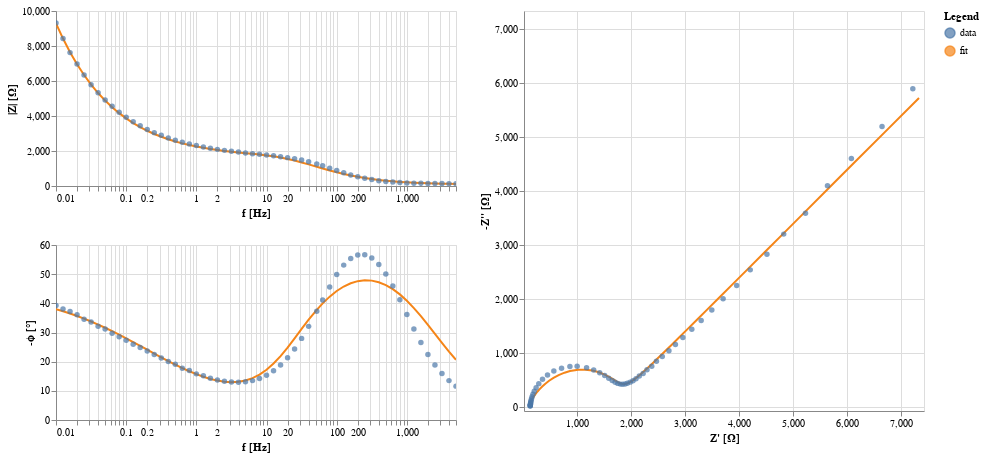

Write notebook code for a chart like this one.
### Code cell
# Simulate the circuit using initial guess values for the circuit parameters across the full range of frequencies

# TEST THIS
 
circuit_to_simulate = 11  # Choose the circuit index to simulate   2 = "R0-CustomR1"  3 = "R0-CustomR1-W1"
initial_guess_to_simulate = initial_guesses[circuit_to_simulate]
initial_guess_to_simulate = [130, 2e8, 4e-10, 7.9686e-11, 40e-10,  1000]
# ("R0 (Ohm), Rho_0 (Ohm m), lambda_param (m), epsilonepsilon_0 (F/m), delta (m)", W )

# circuit_to_simulate = 2  # Choose the circuit index to simulate   2 = "R0-CustomR1"  3 = "R0-CustomR1-W1"
# initial_guess_to_simulate = initial_guesses[circuit_to_simulate]
# initial_guess_to_simulate = [130, 1e10, 8e-10, 7.9686e-11, 4e-9,  ]
# # ("R0 (Ohm), Rho_0 (Ohm m), lambda_param (m), epsilonepsilon_0 (F/m), delta (m)", W )

# Create the circuit with the initial guess values
circuit = CustomCircuit(equivalence_circuits[circuit_to_simulate], initial_guess=initial_guess_to_simulate)

# Predict the impedance using the initial guess values
Z_simulated = circuit.predict(frequencies_orig)

#bounds_selected = bounds_defaults[circuit_to_simulate]
bounds_selected = ([50, 0, 0, 7.9685e-11, 0, 0],                           # Lower bounds
# [np.inf, np.inf, np.inf, 7.9687e-11, (film_initial_thickness*5), np.inf ], )   # Upper bounds
[np.inf, np.inf, np.inf, 7.9687e-11, np.inf, np.inf ], )   # Upper bounds


# ("R0 (Ohm), Rho_0 (Ohm m), lambda_param (m), epsilonepsilon_0 (F/m), delta (m)")

circuit.fit(frequencies, Z,weight_by_modulus=True, bounds = bounds_selected)                    #bounds=bounds, etc.
Z_fit_full = circuit.predict(frequencies_orig)

# Plot the simulated data using the built-in plot method from impedance.py
# chart = circuit.plot(f_data=frequencies_orig, Z_data=Z_simulated)

chart = circuit.plot(f_data=frequencies_orig, Z_data=Z_fit_full)
chart = circuit.plot(f_data=frequencies, Z_data=Z)
print("Circuit",circuit_to_simulate,"fitting:")
#print(circuit.parameters_)
#print("\nConfidence intervals for the parameters:")
#print(circuit.conf_)
fit_results = circuit.parameters_
fit_results_uncert = circuit.conf_    # One standard deviation error estimates for fit parameters
fit_results_uncertpct = 100 * fit_results_uncert / fit_results
#print("\nConfidence intervals as percentages:")
#print(fit_results_uncertpct)

# Create a DataFrame to concatenate the results
labels = []
labels = (parameter_strings[circuit_to_simulate].split(", "))

data = {
    'Fitted Value': fit_results,
    'Uncertainty': fit_results_uncert,
    'Uncertainty (%)': fit_results_uncertpct
}
results_df = pd.DataFrame(data, index=labels)

# Print the formatted table like in the loop
print("\nExportable table of circuit", circuit_to_simulate, "fit results:")
print(results_df, "\n")

# Calculate residuals for both real and imaginary parts
residuals = Z - circuit.predict(frequencies)

# Normalize residuals by the impedance magnitudes
chi_squared_w_dof = np.sum(((residuals.real)**2 + (residuals.imag)**2) / 
                           ((Z.real)**2 + (Z.imag)**2))

# Divide by degrees of freedom (DOF)
dof = len(Z) - len(circuit.parameters_)

# Print the chi-squared value normalized by impedance magnitudes and divided by DOF
print(f"Chi-squared normalized by impedance magnitudes / DOF: {chi_squared_w_dof / dof:.6f}")

chart.display()

### Figure 1 — Vega-Lite specification as saved in the notebook (floating-point values rounded to 4 significant figures)
{"config": {"view": {"continuousWidth": 300, "continuousHeight": 300}, "background": "#FFFFFF"}, "hconcat": [{"vconcat": [{"layer": [{"data": {"name": "data-ba406c89256c0e72be31ca25a793a7dd"}, "mark": {"type": "line"}, "encoding": {"color": {"field": "kind", "type": "nominal"}, "x": {"axis": {"title": "f [Hz]"}, "field": "f", "scale": {"nice": false, "type": "log"}, "type": "quantitative"}, "y": {"axis": {"title": "|Z| [Ω]"}, "field": "mag", "type": "quantitative"}}, "transform": [{"calculate": "sqrt(pow(datum.z_real,2) + pow(datum.z_imag,2))", "as": "mag"}, {"calculate": "-(180/PI)*atan(datum.z_imag/datum.z_real)", "as": "neg_phase"}]}, {"data": {"name": "data-a4b8dbaf31615d964e60a7a2d1bed357"}, "mark": {"type": "circle"}, "encoding": {"color": {"field": "kind", "type": "nominal"}, "size": {"condition": {"param": "param_1276", "value": 80, "empty": false}, "value": 30}, "x": {"axis": {"title": "f [Hz]"}, "field": "f", "scale": {"nice": false, "type": "log"}, "type": "quantitative"}, "y": {"axis": {"title": "|Z| [Ω]"}, "field": "mag", "type": "quantitative"}}, "name": "view_1276", "transform": [{"calculate": "sqrt(pow(datum.z_real,2) + pow(datum.z_imag,2))", "as": "mag"}, {"calculate": "-(180/PI)*atan(datum.z_imag/datum.z_real)", "as": "neg_phase"}]}], "height": 175.0, "width": 400}, {"layer": [{"data": {"name": "data-ba406c89256c0e72be31ca25a793a7dd"}, "mark": {"type": "line"}, "encoding": {"color": {"field": "kind", "type": "nominal"}, "x": {"axis": {"title": "f [Hz]"}, "field": "f", "scale": {"nice": false, "type": "log"}, "type": "quantitative"}, "y": {"axis": {"title": "-ϕ [°]"}, "field": "neg_phase", "type": "quantitative"}}, "transform": [{"calculate": "sqrt(pow(datum.z_real,2) + pow(datum.z_imag,2))", "as": "mag"}, {"calculate": "-(180/PI)*atan(datum.z_imag/datum.z_real)", "as": "neg_phase"}]}, {"data": {"name": "data-a4b8dbaf31615d964e60a7a2d1bed357"}, "mark": {"type": "circle"}, "encoding": {"color": {"field": "kind", "type": "nominal"}, "size": {"condition": {"param": "param_1276", "value": 80, "empty": false}, "value": 30}, "x": {"axis": {"title": "f [Hz]"}, "field": "f", "scale": {"nice": false, "type": "log"}, "type": "quantitative"}, "y": {"axis": {"title": "-ϕ [°]"}, "field": "neg_phase", "type": "quantitative"}}, "name": "view_1277", "transform": [{"calculate": "sqrt(pow(datum.z_real,2) + pow(datum.z_imag,2))", "as": "mag"}, {"calculate": "-(180/PI)*atan(datum.z_imag/datum.z_real)", "as": "neg_phase"}]}], "height": 175.0, "width": 400}]}, {"layer": [{"data": {"name": "data-ba406c89256c0e72be31ca25a793a7dd"}, "mark": {"type": "line"}, "encoding": {"color": {"field": "kind", "type": "nominal"}, "x": {"axis": {"title": "Z' [Ω]"}, "field": "z_real", "scale": {"domain": [109.7, 7325.0], "nice": false, "padding": 5}, "type": "quantitative"}, "y": {"axis": {"title": "-Z'' [Ω]"}, "field": "neg_z_imag", "scale": {"domain": [26.96, 7242.0], "nice": false, "padding": 5}, "type": "quantitative"}}, "transform": [{"calculate": "-datum.z_imag", "as": "neg_z_imag"}]}, {"data": {"name": "data-a4b8dbaf31615d964e60a7a2d1bed357"}, "mark": {"type": "circle"}, "encoding": {"color": {"field": "kind", "legend": {"title": "Legend"}, "type": "nominal"}, "size": {"condition": {"param": "param_1276", "value": 80, "empty": false}, "value": 30}, "x": {"axis": {"title": "Z' [Ω]"}, "field": "z_real", "scale": {"domain": [109.7, 7325.0], "nice": false, "padding": 5}, "type": "quantitative"}, "y": {"axis": {"title": "-Z'' [Ω]"}, "field": "neg_z_imag", "scale": {"domain": [26.96, 7242.0], "nice": false, "padding": 5}, "type": "quantitative"}}, "name": "view_1278", "transform": [{"calculate": "-datum.z_imag", "as": "neg_z_imag"}]}], "height": 400, "width": 400}], "params": [{"name": "param_1276", "select": {"type": "point", "fields": ["f"], "nearest": true, "on": "mouseover"}, "views": ["view_1276", "view_1277", "view_1278"]}, {"name": "param_1278", "select": {"type": "interval", "encodings": ["x", "y"]}, "bind": "scales", "views": ["view_1276", "view_1277"]}, {"name": "param_1277", "select": {"type": "interval", "encodings": ["x", "y"]}, "bind": "scales", "views": ["view_1278"]}], "$schema": "https://vega.github.io/schema/vega-lite/v5.8.0.json", "datasets": {"data-ba406c89256c0e72be31ca25a793a7dd": [{"f": 5012.0, "z_real": 109.7, "z_imag": -41.27, "kind": "fit", "fmt": "-"}, {"f": 3981.0, "z_real": 113.1, "z_imag": -49.1, "kind": "fit", "fmt": "-"}, {"f": 3162.0, "z_real": 117.2, "z_imag": -58.38, "kind": "fit", "fmt": "-"}, {"f": 2512.0, "z_real": 122.3, "z_imag": -69.35, "kind": "fit", "fmt": "-"}, {"f": 1995.0, "z_real": 128.5, "z_imag": -82.27, "kind": "fit", "fmt": "-"}, {"f": 1585.0, "z_real": 136.1, "z_imag": -97.44, "kind": "fit", "fmt": "-"}, {"f": 1259.0, "z_real": 145.5, "z_imag": -115.2, "kind": "fit", "fmt": "-"}, {"f": 1000.0, "z_real": 156.9, "z_imag": -135.9, "kind": "fit", "fmt": "-"}, {"f": 794.3, "z_real": 171.0, "z_imag": -159.9, "kind": "fit", "fmt": "-"}, {"f": 631.0, "z_real": 188.4, "z_imag": -187.5, "kind": "fit", "fmt": "-"}, {"f": 501.2, "z_real": 209.7, "z_imag": -219.1, "kind": "fit", "fmt": "-"}, {"f": 398.1, "z_real": 235.8, "z_imag": -255.0, "kind": "fit", "fmt": "-"}, {"f": 316.2, "z_real": 267.8, "z_imag": -295.3, "kind": "fit", "fmt": "-"}, {"f": 251.2, "z_real": 307.0, "z_imag": -339.8, "kind": "fit", "fmt": "-"}, {"f": 199.5, "z_real": 354.6, "z_imag": -388.4, "kind": "fit", "fmt": "-"}, {"f": 158.5, "z_real": 412.1, "z_imag": -440.3, "kind": "fit", "fmt": "-"}, {"f": 125.9, "z_real": 481.1, "z_imag": -494.1, "kind": "fit", "fmt": "-"}, {"f": 100.0, "z_real": 562.8, "z_imag": -547.9, "kind": "fit", "fmt": "-"}, {"f": 79.43, "z_real": 658.2, "z_imag": -598.9, "kind": "fit", "fmt": "-"}, {"f": 63.1, "z_real": 767.2, "z_imag": -643.5, "kind": "fit", "fmt": "-"}, {"f": 52.0, "z_real": 868.4, "z_imag": -673.0, "kind": "fit", "fmt": "-"}, {"f": 39.81, "z_real": 1019.0, "z_imag": -697.0, "kind": "fit", "fmt": "-"}, {"f": 31.62, "z_real": 1153.0, "z_imag": -698.8, "kind": "fit", "fmt": "-"}, {"f": 25.12, "z_real": 1284.0, "z_imag": -682.4, "kind": "fit", "fmt": "-"}, {"f": 19.95, "z_real": 1404.0, "z_imag": -650.1, "kind": "fit", "fmt": "-"}, {"f": 15.85, "z_real": 1510.0, "z_imag": -607.5, "kind": "fit", "fmt": "-"}, {"f": 12.59, "z_real": 1598.0, "z_imag": -561.2, "kind": "fit", "fmt": "-"}, {"f": 10.0, "z_real": 1670.0, "z_imag": -517.6, "kind": "fit", "fmt": "-"}, {"f": 7.943, "z_real": 1729.0, "z_imag": -481.3, "kind": "fit", "fmt": "-"}, {"f": 6.31, "z_real": 1780.0, "z_imag": -454.8, "kind": "fit", "fmt": "-"}, {"f": 5.012, "z_real": 1824.0, "z_imag": -439.1, "kind": "fit", "fmt": "-"}, {"f": 3.981, "z_real": 1866.0, "z_imag": -434.2, "kind": "fit", "fmt": "-"}, {"f": 3.162, "z_real": 1909.0, "z_imag": -439.8, "kind": "fit", "fmt": "-"}, {"f": 2.512, "z_real": 1952.0, "z_imag": -455.3, "kind": "fit", "fmt": "-"}, {"f": 1.995, "z_real": 1999.0, "z_imag": -480.3, "kind": "fit", "fmt": "-"}, {"f": 1.585, "z_real": 2051.0, "z_imag": -514.4, "kind": "fit", "fmt": "-"}, {"f": 1.259, "z_real": 2107.0, "z_imag": -557.7, "kind": "fit", "fmt": "-"}, {"f": 1.0, "z_real": 2170.0, "z_imag": -610.3, "kind": "fit", "fmt": "-"}, {"f": 0.7943, "z_real": 2241.0, "z_imag": -672.4, "kind": "fit", "fmt": "-"}, {"f": 0.631, "z_real": 2319.0, "z_imag": -744.6, "kind": "fit", "fmt": "-"}, {"f": 0.5012, "z_real": 2407.0, "z_imag": -827.7, "kind": "fit", "fmt": "-"}, {"f": 0.3981, "z_real": 2506.0, "z_imag": -922.5, "kind": "fit", "fmt": "-"}, {"f": 0.3162, "z_real": 2617.0, "z_imag": -1030.0, "kind": "fit", "fmt": "-"}, {"f": 0.2512, "z_real": 2741.0, "z_imag": -1152.0, "kind": "fit", "fmt": "-"}, {"f": 0.1995, "z_real": 2881.0, "z_imag": -1289.0, "kind": "fit", "fmt": "-"}, {"f": 0.1585, "z_real": 3037.0, "z_imag": -1444.0, "kind": "fit", "fmt": "-"}, {"f": 0.1259, "z_real": 3213.0, "z_imag": -1619.0, "kind": "fit", "fmt": "-"}, {"f": 0.1, "z_real": 3410.0, "z_imag": -1814.0, "kind": "fit", "fmt": "-"}, {"f": 0.07943, "z_real": 3631.0, "z_imag": -2035.0, "kind": "fit", "fmt": "-"}, {"f": 0.0631, "z_real": 3878.0, "z_imag": -2282.0, "kind": "fit", "fmt": "-"}, {"f": 0.05012, "z_real": 4157.0, "z_imag": -2560.0, "kind": "fit", "fmt": "-"}, {"f": 0.03981, "z_real": 4469.0, "z_imag": -2871.0, "kind": "fit", "fmt": "-"}, {"f": 0.03162, "z_real": 4819.0, "z_imag": -3221.0, "kind": "fit", "fmt": "-"}, {"f": 0.02512, "z_real": 5212.0, "z_imag": -3614.0, "kind": "fit", "fmt": "-"}, {"f": 0.01995, "z_real": 5653.0, "z_imag": -4054.0, "kind": "fit", "fmt": "-"}, {"f": 0.01585, "z_real": 6147.0, "z_imag": -4549.0, "kind": "fit", "fmt": "-"}, {"f": 0.01259, "z_real": 6702.0, "z_imag": -5104.0, "kind": "fit", "fmt": "-"}, {"f": 0.01, "z_real": 7325.0, "z_imag": -5726.0, "kind": "fit", "fmt": "-"}], "data-a4b8dbaf31615d964e60a7a2d1bed357": [{"f": 5012.0, "z_real": 131.2, "z_imag": -26.96, "kind": "data", "fmt": "o"}, {"f": 3981.0, "z_real": 132.0, "z_imag": -31.68, "kind": "data", "fmt": "o"}, {"f": 3162.0, "z_real": 132.9, "z_imag": -37.87, "kind": "data", "fmt": "o"}, {"f": 2512.0, "z_real": 134.1, "z_imag": -45.84, "kind": "data", "fmt": "o"}, {"f": 1995.0, "z_real": 135.5, "z_imag": -55.95, "kind": "data", "fmt": "o"}, {"f": 1585.0, "z_real": 137.3, "z_imag": -68.62, "kind": "data", "fmt": "o"}, {"f": 1259.0, "z_real": 139.6, "z_imag": -84.68, "kind": "data", "fmt": "o"}, {"f": 1000.0, "z_real": 143.2, "z_imag": -104.8, "kind": "data", "fmt": "o"}, {"f": 794.3, "z_real": 148.2, "z_imag": -129.7, "kind": "data", "fmt": "o"}, {"f": 631.0, "z_real": 155.8, "z_imag": -161.0, "kind": "data", "fmt": "o"}, {"f": 501.2, "z_real": 166.8, "z_imag": -199.1, "kind": "data", "fmt": "o"}, {"f": 398.1, "z_real": 183.1, "z_imag": -245.6, "kind": "data", "fmt": "o"}, {"f": 316.2, "z_real": 206.8, "z_imag": -301.3, "kind": "data", "fmt": "o"}, {"f": 251.2, "z_real": 241.3, "z_imag": -366.5, "kind": "data", "fmt": "o"}, {"f": 199.5, "z_real": 290.8, "z_imag": -440.7, "kind": "data", "fmt": "o"}, {"f": 158.5, "z_real": 359.6, "z_imag": -520.9, "kind": "data", "fmt": "o"}, {"f": 125.9, "z_real": 452.1, "z_imag": -602.2, "kind": "data", "fmt": "o"}, {"f": 100.0, "z_real": 569.4, "z_imag": -676.0, "kind": "data", "fmt": "o"}, {"f": 79.43, "z_real": 711.9, "z_imag": -727.4, "kind": "data", "fmt": "o"}, {"f": 63.1, "z_real": 866.4, "z_imag": -757.7, "kind": "data", "fmt": "o"}, {"f": 52.0, "z_real": 1001.0, "z_imag": -762.6, "kind": "data", "fmt": "o"}, {"f": 39.81, "z_real": 1175.0, "z_imag": -736.9, "kind": "data", "fmt": "o"}, {"f": 31.62, "z_real": 1306.0, "z_imag": -694.1, "kind": "data", "fmt": "o"}, {"f": 25.12, "z_real": 1418.0, "z_imag": -642.5, "kind": "data", "fmt": "o"}, {"f": 19.95, "z_real": 1510.0, "z_imag": -589.8, "kind": "data", "fmt": "o"}, {"f": 15.85, "z_real": 1586.0, "z_imag": -540.9, "kind": "data", "fmt": "o"}, {"f": 12.59, "z_real": 1649.0, "z_imag": -499.5, "kind": "data", "fmt": "o"}, {"f": 10.0, "z_real": 1704.0, "z_imag": -467.9, "kind": "data", "fmt": "o"}, {"f": 7.943, "z_real": 1752.0, "z_imag": -445.4, "kind": "data", "fmt": "o"}, {"f": 6.31, "z_real": 1798.0, "z_imag": -431.8, "kind": "data", "fmt": "o"}, {"f": 5.012, "z_real": 1842.0, "z_imag": -430.3, "kind": "data", "fmt": "o"}, {"f": 3.981, "z_real": 1887.0, "z_imag": -433.5, "kind": "data", "fmt": "o"}, {"f": 3.162, "z_real": 1929.0, "z_imag": -446.4, "kind": "data", "fmt": "o"}, {"f": 2.512, "z_real": 1981.0, "z_imag": -468.6, "kind": "data", "fmt": "o"}, {"f": 1.995, "z_real": 2034.0, "z_imag": -495.2, "kind": "data", "fmt": "o"}, {"f": 1.585, "z_real": 2089.0, "z_imag": -532.9, "kind": "data", "fmt": "o"}, {"f": 1.259, "z_real": 2150.0, "z_imag": -582.5, "kind": "data", "fmt": "o"}, {"f": 1.0, "z_real": 2221.0, "z_imag": -629.3, "kind": "data", "fmt": "o"}, {"f": 0.7943, "z_real": 2293.0, "z_imag": -699.4, "kind": "data", "fmt": "o"}, {"f": 0.631, "z_real": 2381.0, "z_imag": -762.6, "kind": "data", "fmt": "o"}, {"f": 0.5012, "z_real": 2467.0, "z_imag": -854.6, "kind": "data", "fmt": "o"}, {"f": 0.3981, "z_real": 2575.0, "z_imag": -942.1, "kind": "data", "fmt": "o"}, {"f": 0.3162, "z_real": 2698.0, "z_imag": -1048.0, "kind": "data", "fmt": "o"}, {"f": 0.2512, "z_real": 2819.0, "z_imag": -1164.0, "kind": "data", "fmt": "o"}, {"f": 0.1995, "z_real": 2956.0, "z_imag": -1294.0, "kind": "data", "fmt": "o"}, {"f": 0.1585, "z_real": 3122.0, "z_imag": -1447.0, "kind": "data", "fmt": "o"}, {"f": 0.1259, "z_real": 3295.0, "z_imag": -1608.0, "kind": "data", "fmt": "o"}, {"f": 0.1, "z_real": 3492.0, "z_imag": -1805.0, "kind": "data", "fmt": "o"}, {"f": 0.07943, "z_real": 3701.0, "z_imag": -2012.0, "kind": "data", "fmt": "o"}, {"f": 0.0631, "z_real": 3952.0, "z_imag": -2256.0, "kind": "data", "fmt": "o"}, {"f": 0.05012, "z_real": 4203.0, "z_imag": -2545.0, "kind": "data", "fmt": "o"}, {"f": 0.03981, "z_real": 4512.0, "z_imag": -2835.0, "kind": "data", "fmt": "o"}, {"f": 0.03162, "z_real": 4822.0, "z_imag": -3207.0, "kind": "data", "fmt": "o"}, {"f": 0.02512, "z_real": 5225.0, "z_imag": -3593.0, "kind": "data", "fmt": "o"}, {"f": 0.01995, "z_real": 5632.0, "z_imag": -4104.0, "kind": "data", "fmt": "o"}, {"f": 0.01585, "z_real": 6074.0, "z_imag": -4604.0, "kind": "data", "fmt": "o"}, {"f": 0.01259, "z_real": 6641.0, "z_imag": -5196.0, "kind": "data", "fmt": "o"}, {"f": 0.01, "z_real": 7211.0, "z_imag": -5897.0, "kind": "data", "fmt": "o"}]}}
